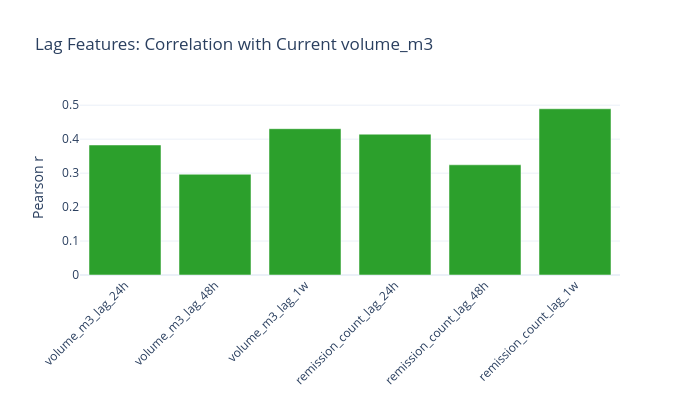

The code cell stored with this chart in its notebook:
### Markdown cell above
`is_holiday` justified due to mean decrease

### Code cell
# Cell 9: Lag feature analysis — testing if past volume predicts future volume
# Lags are the backbone of time-series models. If yesterday's 8am volume 
# correlates with today's 8am volume, we have an autoregressive signal.
# We'll test 24h, 48h, and 1-week lags.

# Create lags PER PLANT (critical: don't mix plants)
df_pre_FE["volume_m3_lag_24h"] = df_pre_FE.groupby("plant_code")["volume_m3"].shift(24)
df_pre_FE["volume_m3_lag_48h"] = df_pre_FE.groupby("plant_code")["volume_m3"].shift(48)
df_pre_FE["volume_m3_lag_1w"] = df_pre_FE.groupby("plant_code")["volume_m3"].shift(168)

# Same for remission_count
df_pre_FE["remission_count_lag_24h"] = df_pre_FE.groupby("plant_code")["remission_count"].shift(24)
df_pre_FE["remission_count_lag_48h"] = df_pre_FE.groupby("plant_code")["remission_count"].shift(48)
df_pre_FE["remission_count_lag_1w"] = df_pre_FE.groupby("plant_code")["remission_count"].shift(168)

# Correlations (drop NaNs from shift)
lag_features = [
    "volume_m3_lag_24h", "volume_m3_lag_48h", "volume_m3_lag_1w",
    "remission_count_lag_24h", "remission_count_lag_48h", "remission_count_lag_1w"
]

lag_corrs = df_pre_FE[lag_features + ["volume_m3"]].corr()["volume_m3"].drop("volume_m3")

fig = go.Figure()
fig.add_trace(go.Bar(
    x=lag_corrs.index,
    y=lag_corrs.values,
    marker_color="#2ca02c"
))
fig.update_layout(
    title="Lag Features: Correlation with Current volume_m3",
    xaxis_tickangle=-45,
    yaxis_title="Pearson r",
    template="plotly_white",
    width=700, height=400
)
fig.show()

print("Lag correlations:")
print(lag_corrs.sort_values(ascending=False).round(3))

### Figure 1 — Plotly figure (JSON) as saved in the notebook; plotly's stock layout.template omitted (floating-point values rounded to 4 significant figures)
{"data": [{"marker": {"color": "#2ca02c"}, "type": "bar", "x": ["volume_m3_lag_24h", "volume_m3_lag_48h", "volume_m3_lag_1w", "remission_count_lag_24h", "remission_count_lag_48h", "remission_count_lag_1w"], "y": [0.3829, 0.2967, 0.4309, 0.4147, 0.3245, 0.4896]}], "layout": {"height": 400, "title": {"text": "Lag Features: Correlation with Current volume_m3"}, "width": 700, "xaxis": {"tickangle": -45}, "yaxis": {"title": {"text": "Pearson r"}}}}
